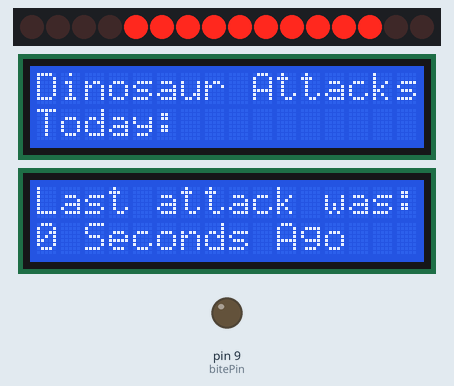
A sketch run on a simulated Arduino Uno, built with avr-gcc and run on an emulated ATmega328P. Parts: 16 shift-register outputs drawn as a row of LEDs (first output left, lit = HIGH), 2 × 16×2 character LCD, output pins drawn as LEDs (lit = HIGH). Wiring (inferred from the names in the program): 2 × shift register (74HC595): data pin 11; shift clock pin 13; latch pin 12. Wiring (inferred from the signals the program sends): row of LEDs: on Q0, Q1, Q2, Q3, Q4, Q5, Q6, Q7, Q8, Q9, Q10, Q11, Q12, Q13, Q14, Q15. Pins used as bus, display or sensor lines are not drawn.

Above: at 0.4 s.
At 5.1 s:
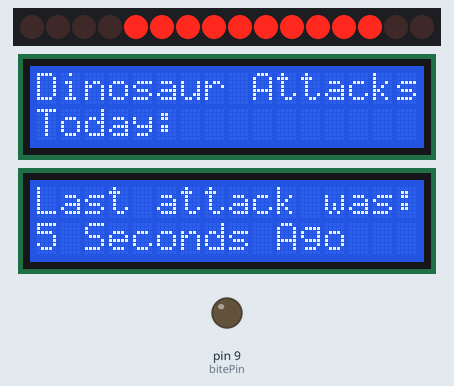
At 10.1 s:
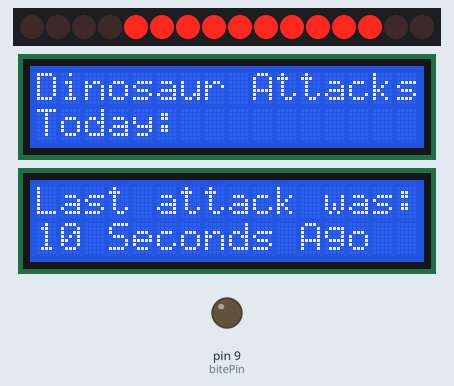
At 20.1 s:
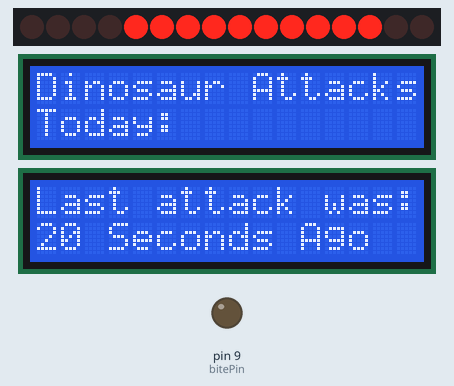
At 30.1 s:
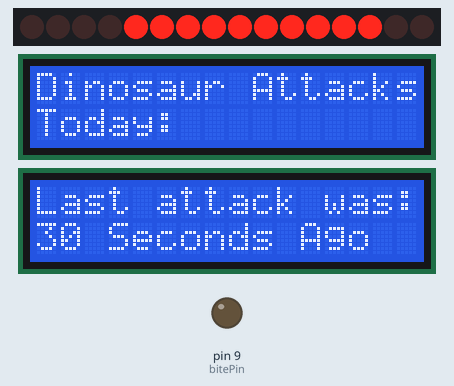
At 39.1 s:
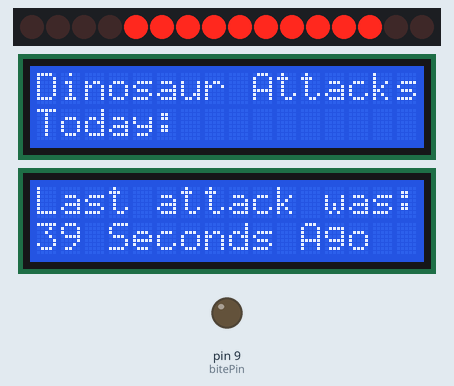

The sketch:

arduinosaurdisplay.ino
```cpp
//libraries
#include <LiquidCrystal.h>

//pins
const int shiftDataPin = 11, shiftLatchPin = 12, shiftClockPin = 13;
const int rs = 6, en2 = 7, en1 = 8, d4 = 5, d5 = 4, d6 = 3, d7 = 2;
const int bitePin = 9;

//LCD
LiquidCrystal lcd2(rs, en2, d4, d5, d6, d7);
LiquidCrystal lcd1(rs, en1, d4, d5, d6, d7);

//variables
int value = 0;
int values[] = {0,0,0,0};
long lastBite = 0;
bool biteCheck = false;

//lookups
const int segmentLookup[10] = {63,6,91,79,102,109,125,7,127,111};
const int digitLookup[4] = {224,208,176,112};
const int digitHigh = 240;

void setup() {
  //pinmodes
  pinMode(shiftDataPin,OUTPUT);
  pinMode(shiftLatchPin,OUTPUT);
  pinMode(shiftClockPin,OUTPUT);
  pinMode(bitePin,OUTPUT);

  //LCD setup
  //setup lcd1
  delay(100);
  lcd1.begin(16, 2);
  lcd1.print("Dinosaur Attacks");
  lcd1.setCursor(0, 1);
  lcd1.print("Today:          ");
  //setup lcd2
  delay(100);
  lcd2.begin(16, 2);
  lcd2.print("Last attack was:");
  lcd2.setCursor(0, 1);
  lcd2.print("0 Seconds Ago");

}

void loop() {
  //bite testing
  if(digitalRead(bitePin) && !biteCheck){
    value += 1;
    lastBite = millis();
    biteCheck = true;
  }
  else if(!digitalRead(bitePin) && biteCheck && millis()>=(lastBite+5000)){
    biteCheck = false;
  }

  //seven segment update
  //digit splitting
  values[0] = (value % 10000)/1000;
  values[1] = (value % 1000)/100;
  values[2] = (value % 100)/10;
  values[3] = (value % 10)/1;
  for(int digit=0; digit<4; digit++){
    //shifting each digit to registers
    digitalWrite(shiftLatchPin, LOW);
    shiftOut(shiftDataPin, shiftClockPin, MSBFIRST, segmentLookup[values[digit]]);
    shiftOut(shiftDataPin, shiftClockPin, MSBFIRST, digitLookup[digit]);
    digitalWrite(shiftLatchPin, HIGH);
    delay(1);
  }
  //set low to equalise brightness
  digitalWrite(shiftLatchPin, LOW);
  shiftOut(shiftDataPin, shiftClockPin, MSBFIRST, 0);
  shiftOut(shiftDataPin, shiftClockPin, MSBFIRST, digitHigh);
  digitalWrite(shiftLatchPin, HIGH);

  //update timer on lcd 2
  lcd2.setCursor(0, 1);
  lcd2.print(String((millis()-lastBite)/1000) + " Seconds Ago   ");

  //delay
  delay(5);
}
```

Measured:
- what the display in image 0 shows lasts 0.6 s, from 0.4 s to 1.0 s
- what the display in image 1 shows lasts 1.0 s, from 5.0 s to 6.0 s
